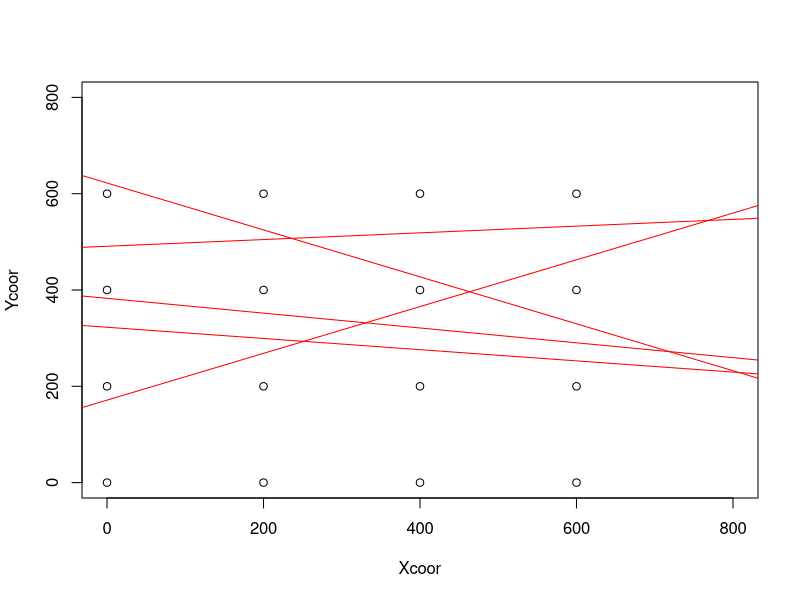

Reproduce this figure in R.
# length of each (square) edge of the area covered in metres
areadim <- 800

# number of telescopes in each dimension (total number will be telesnum^2)
telesnum <- 4

# distance between telescopes (metres)
telesdist <- 200

# Max range (metres) - maximum distance from centre line and still observe occultation
# e.g. 50m is max for a 100m object, not accounting for abberations such as refraction
mrange <- 50

sims <- 5 # number of simulated events

#teles <- data.frame(numeric(),numeric(),numeric())
#for (i in 0:(telesnum-1)) {
#  t <- data.frame(c((i*telesnum + 1):(telesnum*(i+1))),i*telesdist,c(0:(telesnum-1)*telesdist))
#  teles <- rbind(teles,t)
#}
#names(teles) <- c('TeleNumber','Xcoor','Ycoor')

# generate the array
gentel <- function(telnum,teldist) {
  ts <- data.frame(numeric(),numeric(),numeric())
  for (i in 0:(telesnum-1)) {
    t <- data.frame(c((i*telnum + 1):(telnum*(i+1))),i*teldist,c(0:(telnum-1)*teldist))
    ts <- rbind(ts,t)
  }
  names(ts) <- c('TeleNumber','Xcoor','Ycoor')
  ts
}
teles <- gentel(telesnum,telesdist)

# plot search area
#with(teles,plot(Xcoor,Ycoor))

# function to determine distance between abline (in form ax+by+c = 0)and point (x,y)
# denom = sqrt(a^2 + b^2) - a constant for each a/b line, so pass in to avoid duplicate calcs
dist <- function(x,y,a,b,c,denom = 0) {
  if (denom <= 0) {
    denom = sqrt(a^2 + b^2)
  }
  abs(a*x + b*y + c)/denom
}

# generate a random glide path for an asteroid through the observation area
randompath <- function() {
  # which axis does the object enter through
  axes <- sample(4, 2,replace=F)
  # left to right
  axes <- c(2,4)
  intersects <- runif(2,0,areadim)
  # a is axis, b = intersect, both scalar. Returns a coordinate
  coords <- function(a,b) {
    if (a == 1) {
      c(b,0)
    } else {
      if (a == 2) {
        c(0,b)
      } else {
        if (a == 3) {
          c(b,areadim)
        } else {
          c(areadim,b)
        }
      }
    }
  }
  s <- coords(axes[1],intersects[1])
  e <- coords(axes[2],intersects[2])
  slope   <- (e[2]-s[2])/(e[1]-s[1])
  intsect <- e[2] - slope*e[1]
  c(intsect,slope)
}


results <- numeric(sims)
with(teles,plot(Xcoor,Ycoor,xlim=c(0,areadim),ylim=c(0,areadim)))
for (i in 1:sims) {
  path <- randompath()
  dists <- dist(teles[2],teles[3],path[2],-1,path[1])
  results[i] <- sum(dists < mrange)
  color <- 'green'
  if (results[i] < 3) {
    color <- 'red'
  }
  abline(path,col=color)
}
